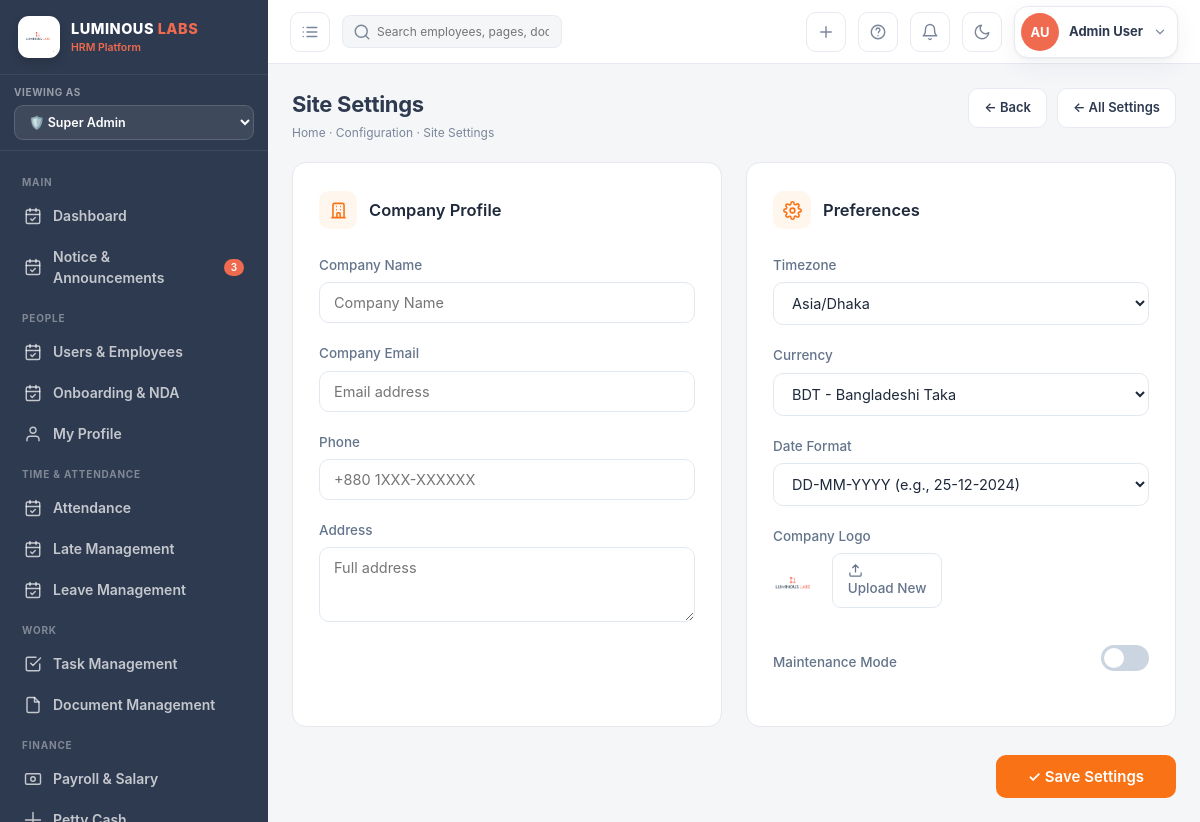
Page /settings/ (signed in) on the committed database.
### hrm_app/models.py (models this page shows, shortened)
class User(AbstractUser):
    role = models.CharField(max_length=20, choices=Role.choices, default=Role.EMPLOYEE)
    groups = models.ManyToManyField(Group, related_name='hrm_users', blank=True)
    user_permissions = models.ManyToManyField(
        Permission,
        related_name='hrm_user_permissions',
        blank=True,
    )

class Employee(models.Model):
    STATUS_CHOICES = [
        ('Active',    'Active'),
        ('On Leave',  'On Leave'),
        ('Probation', 'Probation'),
        ('Inactive',  'Inactive'),
    ]
    user        = models.OneToOneField(User, on_delete=models.CASCADE, related_name='employee')
    emp_id      = models.CharField(max_length=20, unique=True)
    phone       = models.CharField(max_length=20, blank=True)
    department  = models.ForeignKey(Department, null=True, on_delete=models.SET_NULL)
    designation = models.ForeignKey(Designation, null=True, on_delete=models.SET_NULL)
    shift       = models.ForeignKey(Shift, null=True, blank=True, on_delete=models.SET_NULL)
    join_date   = models.DateField(default=timezone.now)
    status      = models.CharField(max_length=20, choices=STATUS_CHOICES, default='Active')
    salary      = models.DecimalField(max_digits=10, decimal_places=2, default=0)
    avatar_color = models.CharField(max_length=10, default='#ef6a4f')
    avatar_initials = models.CharField(max_length=4, blank=True)
    address     = models.TextField(blank=True)
    nid         = models.CharField(max_length=30, blank=True, verbose_name='NID / Passport')
    blood_group = models.CharField(max_length=5, blank=True)
    emergency_contact = models.CharField(max_length=100, blank=True)
    class Meta:
        ordering = ['emp_id']

class SiteSettings(models.Model):
    company_name = models.CharField(max_length=200, default="Luminous Labs")
    company_email = models.EmailField(blank=True, null=True)
    phone = models.CharField(max_length=30, blank=True, null=True)
    address = models.TextField(blank=True, null=True)
    timezone = models.CharField(max_length=50, default="Asia/Dhaka")
    currency = models.CharField(max_length=10, default="BDT")
    date_format = models.CharField(max_length=20, default="DD-MM-YYYY")
    logo = models.ImageField(upload_to='company/', blank=True, null=True)
    maintenance_mode = models.BooleanField(default=False)
    permissions_matrix = models.JSONField(default=dict, blank=True)
    class Meta:
        verbose_name = "Site Settings"
        verbose_name_plural = "Site Settings"

### hrm_app/views.py (the view)
# urls.py: path('settings/',                            views.site_settings,        name='site_settings'),
@login_required
def site_settings(request):
    if not has_permission(request.user, "configuration", "edit"):
        messages.error(request, "You don't have permission to update settings.")
        return redirect("dashboard")
    settings_obj, _ = SiteSettings.objects.get_or_create(id=1)
    if request.method == "POST":
        form = SiteSettingsForm(request.POST, request.FILES, instance=settings_obj)
        if form.is_valid():
            form.save()
            messages.success(request, "Site settings saved successfully.")
            return redirect("site_settings")
    else:
        form = SiteSettingsForm(instance=settings_obj)
    return render(request, "hrm/site_settings.html", _ctx(
        request, form=form, settings=settings_obj
    ))

### hrm_app/templates/hrm/site_settings.html (shortened to what this page needs)
{% extends 'hrm/base.html' %}
{% load static %}
{% block content %}
<div class="page-head">
  <div>
    <h1>Site Settings</h1>
    <div class="crumb">Home · Configuration · Site Settings</div>
  </div>
  <div style="display:flex; gap:10px;">
    <a href="{% url 'config' %}" class="btn ghost">← Back</a>
    <a href="{% url 'config' %}" class="btn ghost">← All Settings</a>
  </div>
</div>
<form method="post" enctype="multipart/form-data" novalidate>
  <div class="settings-grid">
    <div class="settings-card">
      <div class="card-header-title">
        <div class="icon-box">
          <svg fill="none" stroke="currentColor" stroke-width="2" viewBox="0 0 24 24">
            <path d="M19 21V5a2 2 0 00-2-2H7a2 2 0 00-2 2v16m14 0h2m-2 0h-5m-9 0H3m2 0h5M9 7h1m-1 4h1m4-4h1m-1 4h1m-5 10v-5a1 1 0 011-1h2a1 1 0 011 1v5m-4 0h4"/>
          </svg>
        </div>
        Company Profile
      </div>
      <div class="form-group">
        <label>Company Name</label>
        {{ form.company_name }}
      </div>
      <div class="form-group">
        <label>Company Email</label>
        {{ form.company_email }}
      </div>
      <div class="form-group">
        <label>Phone</label>
        {{ form.phone }}
      </div>
      <div class="form-group">
        <label>Address</label>
        {{ form.address }}
      </div>
    </div>
    <div class="settings-card">
      <div class="card-header-title">
        <div class="icon-box">
        </div>
        Preferences
      </div>
      <div class="form-group">
        <label>Timezone</label>
        {{ form.timezone }}
      </div>
      <div class="form-group">
        <label>Currency</label>
        {{ form.currency }}
      </div>
      <div class="form-group">
        <label>Date Format</label>
        {{ form.date_format }}
      </div>
      <div class="form-group">
        <label>Company Logo</label>
        <div class="logo-row">
          {% if settings.logo %}
            <img src="{{ settings.logo.url }}" alt="Current Logo">
          {% else %}
            <img src="{% static 'logo.png' %}" alt="Default Logo">
          {% endif %}
          <label class="upload-btn">
            <svg width="15" height="15" fill="none" stroke="currentColor" stroke-width="2" viewBox="0 0 24 24">
              <path d="M21 15v4a2 2 0 01-2 2H5a2 2 0 01-2-2v-4M17 8l-5-5-5 5M12 3v12"/>
            </svg>
            Upload New
          </label>
        </div>
      </div>
      <div class="form-group" style="display:flex; align-items:center; justify-content:space-between; margin-top: 30px;">
        <label style="margin:0;">Maintenance Mode</label>
        <label class="switch">
          <span class="slider"></span>
        </label>
      </div>
    </div>
  </div>
  <div class="save-bar">
    <button type="submit" class="btn" style="background:#f97316; border:none; padding: 12px 32px; font-size:15px; border-radius:10px;">
      ✓ Save Settings
    </button>
  </div>
</form>
{% endblock %}

### hrm_app/templates/hrm/base.html (shortened to what this page needs)
{% load static %}
<!DOCTYPE html>
<html lang="en">
<head>
</head>
<body>
<div class="app">
  <aside class="sidebar" id="sidebar">
    <div class="brand">
      <div class="logobox">
        <img src="{% static 'logo.png' %}" alt="Luminous Labs" style="width:30px;height:30px">
      </div>
      <div><b>LUMINOUS <span style="color:var(--brand)">LABS</span></b><small>HRM Platform</small></div>
    </div>
    <div class="rolebar">
      <small>Viewing as</small>
      <select id="roleSwitcher" onchange="switchRole(this.value)">
        <option value="super_admin" {% if view_role == 'super_admin' %}selected{% endif %}>🛡️ Super Admin</option>
      </select>
    </div>
<nav class="nav">
{% block nav %}
{% with current_url=request.resolver_match.url_name %}
{% if view_role == 'super_admin' %}
  {% if user.role == "super_admin" or 'dashboard' in allowed_menus %}
  <div class="group">Main</div>
  <a class="item {% if current_url == 'dashboard' %}active{% endif %}" href="{% url 'dashboard' %}{% if view_role %}?view_role={{ view_role }}{% endif %}">
    <svg class="ico" viewBox="0 0 24 24"><rect x="3" y="4" width="18" height="18" rx="2"/><path d="M16 2v4M8 2v4M3 10h18"/><path d="M9 16l2 2 4-4"/></svg>
    Dashboard
  </a>
  {% endif %}
  {% if user.role == "super_admin" or 'notice' in allowed_menus %}
  <a class="item {% if 'notice' in current_url %}active{% endif %}" href="{% url 'notice_list' %}{% if view_role %}?view_role={{ view_role }}{% endif %}">
    <svg class="ico" viewBox="0 0 24 24"><rect x="3" y="4" width="18" height="18" rx="2"/><path d="M16 2v4M8 2v4M3 10h18"/><path d="M9 16l2 2 4-4"/></svg>
    Notice & Announcements
    <span class="badge">{{ unread_notices|default:3 }}</span>
  </a>
  {% endif %}
  {% if user.role == "super_admin" or 'users' in allowed_menus or 'onboarding' in allowed_menus or 'profile' in allowed_menus %}
  <div class="group">People</div>
  {% endif %}
  {% if user.role == "super_admin" or 'users' in allowed_menus %}
  <a class="item {% if current_url == 'user_list' %}active{% endif %}" href="{% url 'user_list' %}{% if view_role %}?view_role={{ view_role }}{% endif %}">
    <svg class="ico" viewBox="0 0 24 24"><rect x="3" y="4" width="18" height="18" rx="2"/><path d="M16 2v4M8 2v4M3 10h18"/><path d="M9 16l2 2 4-4"/></svg>
    Users & Employees
  </a>
  {% endif %}
  {% if user.role == "super_admin" or 'onboarding' in allowed_menus %}
  <a class="item {% if current_url == 'onboarding_list' %}active{% endif %}" href="{% url 'onboarding_list' %}{% if view_role %}?view_role={{ view_role }}{% endif %}">
    <svg class="ico" viewBox="0 0 24 24"><rect x="3" y="4" width="18" height="18" rx="2"/><path d="M16 2v4M8 2v4M3 10h18"/><path d="M9 16l2 2 4-4"/></svg>
    Onboarding & NDA
  </a>
  {% endif %}
  {% if user.role == "super_admin" or 'profile' in allowed_menus %}
  <a class="item {% if current_url == 'my_profile' or current_url == 'user_detail' and is_my_profile %}active{% endif %}" href="{% url 'my_profile' %}{% if view_role %}?view_role={{ view_role }}{% endif %}">
    <svg class="ico" viewBox="0 0 24 24"><path d="M20 21v-2a4 4 0 00-4-4H8a4 4 0 00-4 4v2"/><circle cx="12" cy="7" r="4"/></svg>
    My Profile
  </a>
  {% endif %}
  {% if user.role == "super_admin" or 'attendance' in allowed_menus or 'late' in allowed_menus or 'leave' in allowed_menus %}
  <div class="group">Time & Attendance</div>
  {% endif %}
  {% if user.role == "super_admin" or 'attendance' in allowed_menus %}
  <a class="item {% if current_url == 'attendance_list' %}active{% endif %}" href="{% url 'attendance_list' %}{% if view_role %}?view_role={{ view_role }}{% endif %}">
    <svg class="ico" viewBox="0 0 24 24"><rect x="3" y="4" width="18" height="18" rx="2"/><path d="M16 2v4M8 2v4M3 10h18"/><path d="M9 16l2 2 4-4"/></svg>
    Attendance
  </a>
  {% endif %}
  {% if user.role == "super_admin" or 'late' in allowed_menus %}
  <a class="item {% if current_url == 'late_list' %}active{% endif %}" href="{% url 'late_list' %}{% if view_role %}?view_role={{ view_role }}{% endif %}">
    <svg class="ico" viewBox="0 0 24 24"><rect x="3" y="4" width="18" height="18" rx="2"/><path d="M16 2v4M8 2v4M3 10h18"/><path d="M9 16l2 2 4-4"/></svg>
    Late Management
  </a>
  {% endif %}
  {% if user.role == "super_admin" or 'leave' in allowed_menus %}
  <a class="item {% if current_url == 'leave_list' %}active{% endif %}" href="{% url 'leave_list' %}{% if view_role %}?view_role={{ view_role }}{% endif %}">
    <svg class="ico" viewBox="0 0 24 24"><rect x="3" y="4" width="18" height="18" rx="2"/><path d="M16 2v4M8 2v4M3 10h18"/><path d="M9 16l2 2 4-4"/></svg>
    Leave Management
  </a>
  {% endif %}
  {% if user.role == "super_admin" or 'tasks' in allowed_menus or 'documents' in allowed_menus %}
  <div class="group">Work</div>
  {% endif %}
  {% if user.role == "super_admin" or 'tasks' in allowed_menus %}
  <a class="item {% if current_url == 'task_list' %}active{% endif %}" href="{% url 'task_list' %}{% if view_role %}?view_role={{ view_role }}{% endif %}">
    <svg class="ico" viewBox="0 0 24 24"><path d="M9 11l3 3L22 4"/><path d="M21 12v7a2 2 0 01-2 2H5a2 2 0 01-2-2V5a2 2 0 012-2h11"/></svg>
    Task Management
  </a>
  {% endif %}
  {% if user.role == "super_admin" or 'documents' in allowed_menus %}
  <a class="item {% if current_url == 'document_list' %}active{% endif %}" href="{% url 'document_list' %}{% if view_role %}?view_role={{ view_role }}{% endif %}">
    <svg class="ico" viewBox="0 0 24 24"><path d="M14 2H6a2 2 0 00-2 2v16a2 2 0 002 2h12a2 2 0 002-2V8z"/><path d="M14 2v6h6"/></svg>
    Document Management
  </a>
  {% endif %}
  {% if user.role == "super_admin" or 'salary' in allowed_menus or 'petty_cash' in allowed_menus or 'assets' in allowed_menus %}
  <div class="group">Finance</div>
  {% endif %}
  {% if user.role == "super_admin" or 'salary' in allowed_menus %}
  <a class="item {% if current_url == 'salary_list' %}active{% endif %}" href="{% url 'salary_list' %}{% if view_role %}?view_role={{ view_role }}{% endif %}">
    <svg class="ico" viewBox="0 0 24 24"><rect x="2" y="5" width="20" height="14" rx="2"/><circle cx="12" cy="12" r="3"/></svg>
    Payroll & Salary
  </a>
  {% endif %}
  {% if user.role == "super_admin" or 'petty_cash' in allowed_menus %}
  <a class="item {% if current_url == 'petty_cash' %}active{% endif %}" href="{% url 'petty_cash' %}{% if view_role %}?view_role={{ view_role }}{% endif %}">
    <svg class="ico" viewBox="0 0 24 24"><path d="M12 2v20M2 12h20"/></svg>
  </a>
  {% endif %}
{% endif %}
{% endwith %}
{% endblock %}
</nav>
  </aside>
  <div class="main">
    <header class="topbar">
      <button class="iconbtn" onclick="document.getElementById('sidebar').classList.toggle('open')" title="Menu">
        <svg class="ico" viewBox="0 0 24 24"><path d="M8 6h13M8 12h13M8 18h13M3 6h.01M3 12h.01M3 18h.01"/></svg>
      </button>
      <div class="search-wrap">
        <span class="si"><svg class="ico" viewBox="0 0 24 24"><circle cx="11" cy="11" r="8"/><path d="M21 21l-4.35-4.35"/></svg></span>
        <input placeholder="Search employees, pages, documents…" id="globalSearch" onkeydown="if(event.key==='Enter'){window.location='/employees/?q='+this.value}">
      </div>
      <button class="iconbtn" onclick="quickCreate()" title="Quick create">
        <svg class="ico" viewBox="0 0 24 24"><path d="M12 5v14M5 12h14"/></svg>
      </button>
      <a class="iconbtn" href="{% url 'user_guide_faq' %}{% if view_role %}?view_role={{ view_role }}{% endif %}" title="Help & FAQ">
        <svg class="ico" viewBox="0 0 24 24"><circle cx="12" cy="12" r="9"/><path d="M9.5 9a2.5 2.5 0 115 .5c0 1.5-2 1.5-2 3.5"/><path d="M12 17h.01"/></svg>
      </a>
      <a class="iconbtn" href="{% url 'notice_list' %}{% if view_role %}?view_role={{ view_role }}{% endif %}" title="Notifications">
        <svg class="ico" viewBox="0 0 24 24"><path d="M18 8a6 6 0 00-12 0c0 7-3 9-3 9h18s-3-2-3-9"/><path d="M13.73 21a2 2 0 01-3.46 0"/></svg>
      </a>
      <button class="iconbtn" onclick="toggleTheme()" title="Toggle dark mode">
        <svg class="ico" viewBox="0 0 24 24"><path d="M21 12.79A9 9 0 1111.21 3 7 7 0 0021 12.79z"/></svg>
      </button>
      <div class="profile-wrap" id="profileMenuWrap">
        <button type="button" class="profile-trigger" onclick="toggleProfileMenu()" aria-haspopup="true" aria-expanded="false">
          <div class="avatar {% if user.role == 'manager' or view_role == 'manager' %}avatar-blue{% elif user.role == 'employee' or view_role == 'employee' %}avatar-green{% else %}avatar-brand{% endif %}" title="{{ user.get_full_name|default:user.username }}">{{ user.employee.avatar_initials|default:user.username|slice:":2"|upper }}</div>
          <div class="profile-meta">
            <span class="profile-name">{{ user.get_full_name|default:user.username }}</span>
          </div>
          <svg class="ico profile-caret" viewBox="0 0 24 24"><path d="M6 9l6 6 6-6"/></svg>
        </button>
      </div>
    </header>
    <main class="content">
      {% block content %}{% endblock %}
    </main>
  </div>
</div>
</body>
</html>

### rows in the picture
User: role "🛡️ Super Admin", employee.avatar_initials "AU", get_full_name "Admin User"
SiteSettings: timezone "Asia/Dhaka", currency "BDT - Bangladeshi Taka", date_format "DD-MM-YYYY (e.g., 25-12-2024)"

### other values in the picture
{{ unread_notices|default:3 }} "3"
